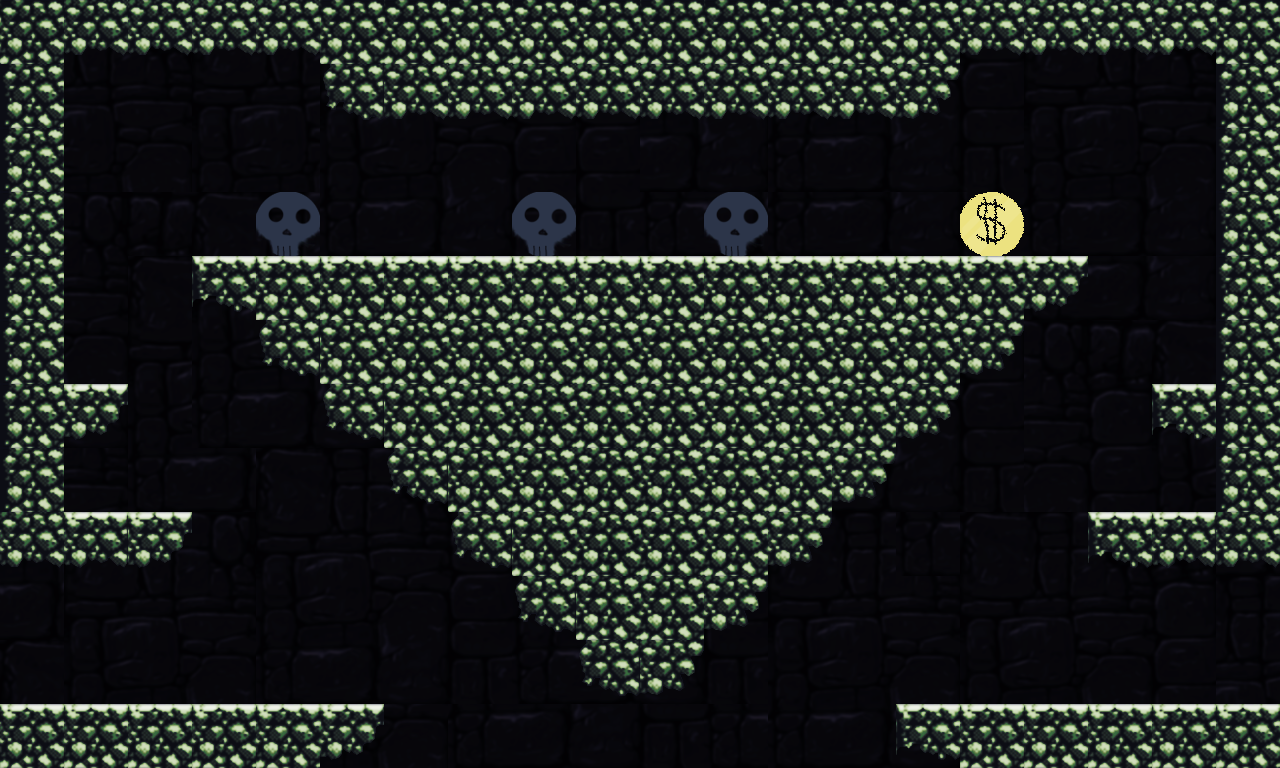

This is a level from a 2D game, rendered from its Tiled map with the project's own tilesets. A one-line summary and the map file follow, with tile-layer data summarised:
An orthogonal 20x12 tile map with 64x64 px tiles, 2 tile layers (level, GameElements), 2 tilesets, 1 image layer and 17 objects.

<map version="1.0" orientation="orthogonal" renderorder="right-down" width="20" height="12" tilewidth="64" tileheight="64" nextobjectid="43">
 <tileset firstgid="1" name="stone_tileset3" tilewidth="64" tileheight="64" tilecount="19" columns="19">
  <image source="../assets/tiles/stone_tileset3.png" trans="ff00ff" width="1216" height="64" />
 </tileset>
 <tileset firstgid="20" name="GameElement_tileset" tilewidth="64" tileheight="64" tilecount="3" columns="3">
  <image source="../assets/tiles/GameElement_tileset.png" trans="ff00ff" width="192" height="64" />
 </tileset>
 <imagelayer name="bg">
  <image source="../assets/tiles/dungeon_bg.png" />
 </imagelayer>
 <layer name="level" width="20" height="12">
  <data>[240 cells, 120 non-empty, 10 distinct tile ids]</data>
 </layer>
 <objectgroup name="objects">
  <object id="26" x="64" y="513.333" width="124" height="50.6667" />
  <object id="27" x="65.3333" y="384" width="60" height="52" />
  <object id="28" x="0" y="-1.33333" width="64" height="565.333" />
  <object id="29" x="194.667" y="256" width="889.333" height="49.3333" />
  <object id="30" x="-1.33333" y="705.333" width="382.667" height="58.6667" />
  <object id="31" x="898.667" y="706.667" width="382.667" height="62.6667" />
  <object id="32" x="64" y="-2.66667" width="1154.67" height="49.3333" />
  <object id="33" x="1217.33" y="-5.33333" width="60" height="564" />
  <object id="34" x="1156" y="384" width="60" height="53.3333" />
  <object id="35" x="1090.67" y="514.667" width="126.667" height="45.3333" />
  <object id="36" x="261.333" y="309.333" width="756" height="52" />
  <object id="37" x="326.667" y="365.333" width="622.667" height="62.6667" />
  <object id="38" x="393.333" y="428" width="490.667" height="68" />
  <object id="39" x="457.333" y="497.333" width="364" height="60" />
  <object id="40" x="514.667" y="552" width="245.333" height="66.6667" />
  <object id="41" x="585.333" y="621.333" width="112" height="61.3333" />
  <object id="42" x="325.333" y="49.3333" width="626.667" height="60" />
 </objectgroup>
 <layer name="GameElements" width="20" height="12">
  <data>[240 cells, 4 non-empty, 2 distinct tile ids]</data>
 </layer>
</map>
